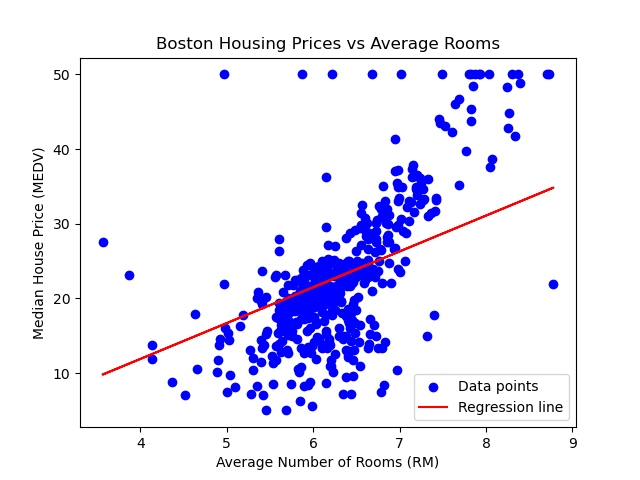

Write Python code to recreate this figure.
import numpy as np
import pandas as pd
import matplotlib.pyplot as plt

# 导入波士顿房价数据集
data = pd.read_csv(r"D:\boston_house_prices.csv")

# 使用“RM”作为特征，使用“MEDV”作为目标
X = data['RM'].values  # 特征变量：平均房间数
y = data['MEDV'].values  # 目标变量：中位房价


# 线性回归的梯度下降实现
def gradient_descent(X, y, lr=0.01, epochs=1000):
    m = len(y)  # 样本数量
    X_b = np.c_[np.ones((m, 1)), X]  # 添加偏置项（常数1）
    theta = np.random.randn(2)  # 随机初始化参数（权重）

    for epoch in range(epochs):
        # 计算预测值
        predictions = X_b.dot(theta)
        # 计算损失（均方误差）
        loss = predictions - y
        # 计算梯度
        gradients = 2 / m * X_b.T.dot(loss)
        # 更新参数
        theta -= lr * gradients

    return theta


# 执行梯度下降
theta = gradient_descent(X, y)

# 计算每个点的预测值
predictions = np.c_[np.ones((len(X), 1)), X].dot(theta)  # 计算预测值
losses = (predictions - y) ** 2  # 每个点的损失值（平方误差）

# 输出每个点的预测值和真实值
for i in range(len(y)):
    print(f"Point {i}: Real Value = {y[i]}, Predicted Value = {predictions[i]}, Loss = {losses[i]}")

# 画图
plt.scatter(X, y, color='blue', label='Data points')  # 绘制数据点
plt.plot(X, predictions, color='red', label='Regression line')  # 绘制回归线
plt.xlabel('Average Number of Rooms (RM)')  # X轴标签
plt.ylabel('Median House Price (MEDV)')  # Y轴标签
plt.title('Boston Housing Prices vs Average Rooms')  # 图表标题
plt.legend()  # 显示图例
plt.show()  # 显示图形
